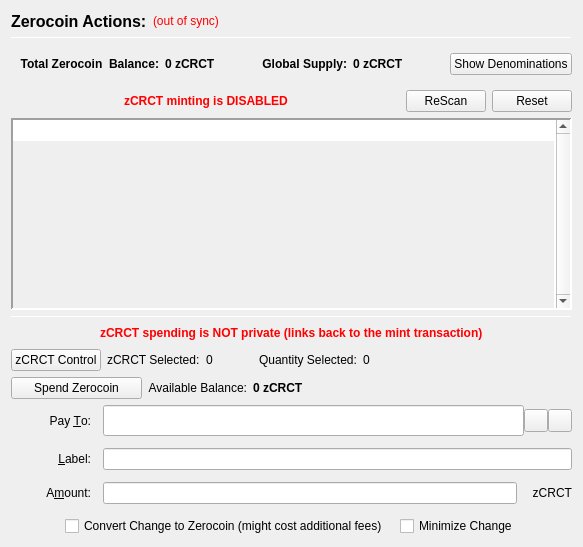
                  <widget class="QFrame" name="verticalFrameLeft">
                   <layout class="QVBoxLayout" name="verticalLayout_2">
                    <item>
                     <layout class="QVBoxLayout" name="verticalLayout_3">
                      <item>
                       <layout class="QHBoxLayout" name="horizontalLayout_3">
                        <item>
                         <widget class="QLabel" name="labelzCRCTActions">
                          <property name="font">
                           <font>
                            <pointsize>12</pointsize>
                            <weight>75</weight>
                            <bold>true</bold>
                           </font>
                          </property>
                          <property name="text">
                           <string>Zerocoin Actions:</string>
                          </property>
                          <property name="alignment">
                           <set>Qt::AlignLeading|Qt::AlignLeft|Qt::AlignVCenter</set>
                          </property>
                         </widget>
                        </item>
                        <item>
                         <widget class="QLabel" name="labelzCRCTSyncStatus">
                          <property name="toolTip">
                           <string>The displayed information may be out of date. Your wallet automatically synchronizes with the CIRCUIT network after a connection is established, but this process has not completed yet.</string>
                          </property>
                          <property name="styleSheet">
                           <string notr="true">QLabel { color: red; }</string>
                          </property>
                          <property name="text">
                           <string notr="true">(out of sync)</string>
                          </property>
                          <property name="alignment">
                           <set>Qt::AlignLeading|Qt::AlignLeft|Qt::AlignVCenter</set>
                          </property>
                         </widget>
                        </item>
                        <item>
                         <spacer name="horizontalSpacer">
                          <property name="orientation">
                           <enum>Qt::Horizontal</enum>
                          </property>
                          <property name="sizeHint" stdset="0">
                           <size>
                            <width>40</width>
                            <height>20</height>
                           </size>
                          </property>
                         </spacer>
                        </item>
                       </layout>
                      </item>
                      <item>
                       <widget class="Line" name="lineUpperLeft">
                        <property name="minimumSize">
                         <size>
                          <width>0</width>
                          <height>1</height>
                         </size>
                        </property>
                        <property name="maximumSize">
                         <size>
                          <width>16777215</width>
                          <height>1</height>
                         </size>
                        </property>
                        <property name="frameShadow">
                         <enum>QFrame::Sunken</enum>
                        </property>
                        <property name="orientation">
                         <enum>Qt::Horizontal</enum>
                        </property>
                       </widget>
                      </item>
                      <item>
                       <widget class="QFrame" name="balanceSupplyFrame">
                        <layout class="QHBoxLayout" name="horizontalLayout_2" stretch="0,0,0,1,0">
                         <property name="rightMargin">
                          <number>0</number>
                         </property>
                         <item>
                          <layout class="QHBoxLayout" name="horizontalLayout_34">
                           <item>
                            <widget class="QLabel" name="labelzAvailableText_3">
                             <property name="font">
                              <font>
                               <weight>75</weight>
                               <bold>true</bold>
                              </font>
                             </property>
                             <property name="toolTip">
                              <string>Total Balance including unconfirmed and immature zCRCT</string>
                             </property>
                             <property name="text">
                              <string>Total Zerocoin  Balance:</string>
                             </property>
                             <property name="alignment">
                              <set>Qt::AlignRight|Qt::AlignTrailing|Qt::AlignVCenter</set>
                             </property>
                            </widget>
                           </item>
                           <item>
                            <widget class="QLabel" name="labelzAvailableAmount_4">
                             <property name="minimumSize">
                              <size>
                               <width>40</width>
                               <height>0</height>
                              </size>
                             </property>
                             <property name="font">
                              <font>
                               <weight>75</weight>
                               <bold>true</bold>
                              </font>
                             </property>
                             <property name="toolTip">
                              <string>Total Balance including unconfirmed and immature zCRCT</string>
                             </property>
                             <property name="text">
                              <string>0 zCRCT</string>
                             </property>
                             <property name="alignment">
                              <set>Qt::AlignLeading|Qt::AlignLeft|Qt::AlignVCenter</set>
                             </property>
                            </widget>
                           </item>
                          </layout>
                         </item>
                         <item>
                          <spacer name="horizontalSpacer_32">
                           <property name="orientation">
                            <enum>Qt::Horizontal</enum>
                           </property>
                           <property name="sizeHint" stdset="0">
                            <size>
                             <width>40</width>
                             <height>20</height>
                            </size>
                           </property>
                          </spacer>
                         </item>
                         <item>
                          <layout class="QHBoxLayout" name="horizontalLayout_35">
                           <item>
                            <widget class="QLabel" name="labelZsupplyText_2">
                             <property name="font">
                              <font>
                               <weight>75</weight>
                               <bold>true</bold>
                              </font>
                             </property>
                             <property name="text">
                              <string>Global Supply:</string>
                             </property>
                             <property name="alignment">
                              <set>Qt::AlignRight|Qt::AlignTrailing|Qt::AlignVCenter</set>
                             </property>
                            </widget>
                           </item>
                           <item>
                            <widget class="QLabel" name="labelZsupplyAmount_2">
                             <property name="font">
                              <font>
                               <weight>75</weight>
                               <bold>true</bold>
                              </font>
                             </property>
                             <property name="text">
                              <string>0 zCRCT</string>
                             </property>
                            </widget>
                           </item>
                          </layout>
                         </item>
                         <item>
                          <spacer name="horizontalSpacer_31">
                           <property name="orientation">
                            <enum>Qt::Horizontal</enum>
                           </property>
                           <property name="sizeHint" stdset="0">
                            <size>
                             <width>40</width>
                             <height>20</height>
                            </size>
                           </property>
                          </spacer>
                         </item>
                         <item>
                          <widget class="QPushButton" name="pushButtonShowDenoms">
                           <property name="toolTip">
                            <string>Show zCRCT denominations list</string>
                           </property>
                           <property name="text">
                            <string>Show Denominations</string>
                           </property>
                          </widget>
                         </item>
                        </layout>
                       </widget>
                      </item>
                      <item>
                       <layout class="QHBoxLayout" name="horizontalLayout_4">
                        <item>
                         <spacer name="horizontalSpacer_2">
                          <property name="orientation">
                           <enum>Qt::Horizontal</enum>
                          </property>
                          <property name="sizeHint" stdset="0">
                           <size>
                            <width>40</width>
                            <height>20</height>
                           </size>
                          </property>
                         </spacer>
                        </item>
                        <item>
                         <widget class="QLabel" name="label">
                          <property name="styleSheet">
                           <string notr="true">color: red;
font-weight: bold;</string>
                          </property>
                          <property name="text">
                           <string>zCRCT minting is DISABLED</string>
                          </property>
                         </widget>
                        </item>
                        <item>
                         <spacer name="horizontalSpacer_3">
                          <property name="orientation">
                           <enum>Qt::Horizontal</enum>
                          </property>
                          <property name="sizeHint" stdset="0">
                           <size>
                            <width>40</width>
                            <height>20</height>
                           </size>
                          </property>
                         </spacer>
                        </item>
                        <item>
                         <widget class="QPushButton" name="pushButtonMintReset">
                          <property name="maximumSize">
                           <size>
                            <width>80</width>
                            <height>16777215</height>
                           </size>
                          </property>
                          <property name="toolTip">
                           <string>Rescan the complete blockchain for  Zerocoin mints and their meta-data.</string>
                          </property>
                          <property name="text">
                           <string>ReScan</string>
                          </property>
                         </widget>
                        </item>
                        <item>
                         <widget class="QPushButton" name="pushButtonSpentReset">
                          <property name="maximumSize">
                           <size>
                            <width>80</width>
                            <height>16777215</height>
                           </size>
                          </property>
                          <property name="toolTip">
                           <string>Reset Zerocoin Wallet DB. Deletes transactions that did not make it into the blockchain.</string>
                          </property>
                          <property name="text">
                           <string>Reset</string>
                          </property>
                         </widget>
                        </item>
                       </layout>
                      </item>
                      <item>
                       <widget class="QPlainTextEdit" name="TEMintStatus">
                        <property name="font">
                         <font>
                          <pointsize>8</pointsize>
                         </font>
                        </property>
                        <property name="toolTip">
                         <string>Status and/or Mesages from the last Mint Action.</string>
                        </property>
                        <property name="frameShape">
                         <enum>QFrame::Panel</enum>
                        </property>
                        <property name="frameShadow">
                         <enum>QFrame::Sunken</enum>
                        </property>
                        <property name="lineWidth">
                         <number>2</number>
                        </property>
                        <property name="midLineWidth">
                         <number>2</number>
                        </property>
                        <property name="verticalScrollBarPolicy">
                         <enum>Qt::ScrollBarAlwaysOn</enum>
                        </property>
                        <property name="horizontalScrollBarPolicy">
                         <enum>Qt::ScrollBarAlwaysOff</enum>
                        </property>
                        <property name="readOnly">
                         <bool>true</bool>
                        </property>
                        <property name="plainText">
                         <string notr="true"/>
                        </property>
                        <property name="backgroundVisible">
                         <bool>true</bool>
                        </property>
                       </widget>
                      </item>
                      <item>
                       <widget class="Line" name="line">
                        <property name="minimumSize">
                         <size>
                          <width>0</width>
                          <height>1</height>
                         </size>
                        </property>
                        <property name="maximumSize">
                         <size>
                          <width>16777215</width>
                          <height>1</height>
                         </size>
                        </property>
                        <property name="orientation">
                         <enum>Qt::Horizontal</enum>
                        </property>
                       </widget>
                      </item>
                      <item>
                       <layout class="QHBoxLayout" name="horizontalLayout_7">
                        <item>
                         <spacer name="horizontalSpacer_18">
                          <property name="orientation">
                           <enum>Qt::Horizontal</enum>
                          </property>
                          <property name="sizeHint" stdset="0">
                           <size>
                            <width>40</width>
                            <height>20</height>
                           </size>
                          </property>
                         </spacer>
                        </item>
                        <item>
                         <widget class="QLabel" name="label_2">
                          <property name="styleSheet">
                           <string notr="true">color: red;
font-weight: bold;</string>
                          </property>
                          <property name="text">
                           <string>zCRCT spending is NOT private (links back to the mint transaction)</string>
                          </property>
                         </widget>
                        </item>
                        <item>
                         <spacer name="horizontalSpacer_30">
                          <property name="orientation">
                           <enum>Qt::Horizontal</enum>
                          </property>
                          <property name="sizeHint" stdset="0">
                           <size>
                            <width>40</width>
                            <height>20</height>
                           </size>
                          </property>
                         </spacer>
                        </item>
                       </layout>
                      </item>
                      <item>
                       <layout class="QHBoxLayout" name="horizontalLayout_24">
                        <property name="leftMargin">
                         <number>0</number>
                        </property>
                        <property name="bottomMargin">
                         <number>0</number>
                        </property>
                        <item>
                         <widget class="QPushButton" name="pushButtonZCrctControl">
                          <property name="text">
                           <string>zCRCT Control</string>
                          </property>
                         </widget>
                        </item>
                        <item>
                         <widget class="QLabel" name="labelzCrctSelected">
                          <property name="text">
                           <string>zCRCT Selected:</string>
                          </property>
                         </widget>
                        </item>
                        <item>
                         <widget class="QLabel" name="labelzCrctSelected_int">
                          <property name="text">
                           <string>0</string>
                          </property>
                         </widget>
                        </item>
                        <item>
                         <spacer name="horizontalSpacer_17">
                          <property name="orientation">
                           <enum>Qt::Horizontal</enum>
                          </property>
                          <property name="sizeType">
                           <enum>QSizePolicy::Fixed</enum>
                          </property>
                          <property name="sizeHint" stdset="0">
                           <size>
                            <width>40</width>
                            <height>20</height>
                           </size>
                          </property>
                         </spacer>
                        </item>
                        <item>
                         <widget class="QLabel" name="labelQuantitySelected">
                          <property name="text">
                           <string>Quantity Selected:</string>
                          </property>
                         </widget>
                        </item>
                        <item>
                         <widget class="QLabel" name="labelQuantitySelected_int">
                          <property name="text">
                           <string>0</string>
                          </property>
                         </widget>
                        </item>
                        <item>
                         <spacer name="horizontalSpacer_19">
                          <property name="orientation">
                           <enum>Qt::Horizontal</enum>
                          </property>
                          <property name="sizeHint" stdset="0">
                           <size>
                            <width>40</width>
                            <height>20</height>
                           </size>
                          </property>
                         </spacer>
                        </item>
                       </layout>
                      </item>
                      <item>
                       <layout class="QHBoxLayout" name="horizontalLayout_6">
                        <item>
                         <widget class="QPushButton" name="pushButtonSpendzCRCT">
                          <property name="minimumSize">
                           <size>
                            <width>131</width>
                            <height>0</height>
                           </size>
                          </property>
                          <property name="toolTip">
                           <string>Spend Zerocoin. Without 'Pay To:' address creates payments to yourself.</string>
                          </property>
                          <property name="text">
                           <string>Spend Zerocoin</string>
                          </property>
                         </widget>
                        </item>
                        <item>
                         <widget class="QLabel" name="labelzCRCTBalanceText">
                          <property name="toolTip">
                           <string>Available (mature and spendable) zCRCT for spending</string>
                          </property>
                          <property name="text">
                           <string>Available Balance:</string>
                          </property>
                          <property name="alignment">
                           <set>Qt::AlignRight|Qt::AlignTrailing|Qt::AlignVCenter</set>
                          </property>
                         </widget>
                        </item>
                        <item>
                         <widget class="QLabel" name="labelzAvailableAmount_2">
                          <property name="font">
                           <font>
                            <weight>75</weight>
                            <bold>true</bold>
                           </font>
                          </property>
                          <property name="toolTip">
                           <string>Available (mature and spendable) zCRCT for spending

zCRCT are mature when they have more than 20 confirmations AND more than 2 mints of the same denomination after them were minted</string>
                          </property>
                          <property name="text">
                           <string>0 zCRCT</string>
                          </property>
                          <property name="alignment">
                           <set>Qt::AlignLeading|Qt::AlignLeft|Qt::AlignVCenter</set>
                          </property>
                         </widget>
                        </item>
                        <item>
                         <spacer name="horizontalSpacer_4">
                          <property name="orientation">
                           <enum>Qt::Horizontal</enum>
                          </property>
                          <property name="sizeHint" stdset="0">
                           <size>
                            <width>40</width>
                            <height>20</height>
                           </size>
                          </property>
                         </spacer>
                        </item>
                       </layout>
                      </item>
                      <item>
                       <layout class="QGridLayout" name="gridLayout_7">
                        <property name="spacing">
                         <number>12</number>
                        </property>
                        <item row="0" column="0">
                         <widget class="QLabel" name="payToLabel">
                          <property name="minimumSize">
                           <size>
                            <width>80</width>
                            <height>0</height>
                           </size>
                          </property>
                          <property name="text">
                           <string>Pay &amp;To:</string>
                          </property>
                          <property name="alignment">
                           <set>Qt::AlignRight|Qt::AlignTrailing|Qt::AlignVCenter</set>
                          </property>
                          <property name="buddy">
                           <cstring>payTo</cstring>
                          </property>
                         </widget>
                        </item>
                        <item row="0" column="1">
                         <layout class="QHBoxLayout" name="payToLayout">
                          <property name="spacing">
                           <number>0</number>
                          </property>
                          <item>
                           <widget class="QValidatedLineEdit" name="payTo">
                            <property name="enabled">
                             <bool>true</bool>
                            </property>
                            <property name="minimumSize">
                             <size>
                              <width>0</width>
                              <height>31</height>
                             </size>
                            </property>
                            <property name="toolTip">
                             <string>The CIRCUIT address to send the payment to. Creates local payment to yourself when empty.</string>
                            </property>
                           </widget>
                          </item>
                          <item>
                           <widget class="QToolButton" name="addressBookButton">
                            <property name="toolTip">
                             <string>Choose previously used address</string>
                            </property>
                            <property name="text">
                             <string/>
                            </property>
                            <property name="icon">
                             <iconset resource="../circuit.qrc">
                              <normaloff>:/icons/address-book</normaloff>:/icons/address-book</iconset>
                            </property>
                            <property name="shortcut">
                             <string>Alt+A</string>
                            </property>
                           </widget>
                          </item>
                          <item>
                           <widget class="QToolButton" name="pasteButton">
                            <property name="toolTip">
                             <string>Paste address from clipboard</string>
                            </property>
                            <property name="text">
                             <string/>
                            </property>
                            <property name="icon">
                             <iconset resource="../circuit.qrc">
                              <normaloff>:/icons/editpaste</normaloff>:/icons/editpaste</iconset>
                            </property>
                            <property name="shortcut">
                             <string>Alt+P</string>
                            </property>
                           </widget>
                          </item>
                         </layout>
                        </item>
                        <item row="1" column="0">
                         <widget class="QLabel" name="labelLabel">
                          <property name="minimumSize">
                           <size>
                            <width>80</width>
                            <height>0</height>
                           </size>
                          </property>
                          <property name="text">
                           <string>&amp;Label:</string>
                          </property>
                          <property name="alignment">
                           <set>Qt::AlignRight|Qt::AlignTrailing|Qt::AlignVCenter</set>
                          </property>
                          <property name="buddy">
                           <cstring>addAsLabel</cstring>
                          </property>
                         </widget>
                        </item>
                        <item row="1" column="1">
                         <widget class="QLineEdit" name="addAsLabel">
                          <property name="toolTip">
                           <string>Enter a label for this address to add it to the list of used addresses</string>
                          </property>
                         </widget>
                        </item>
                        <item row="2" column="0">
                         <widget class="QLabel" name="amountLabel">
                          <property name="minimumSize">
                           <size>
                            <width>80</width>
                            <height>0</height>
                           </size>
                          </property>
                          <property name="text">
                           <string>A&amp;mount:</string>
                          </property>
                          <property name="alignment">
                           <set>Qt::AlignRight|Qt::AlignTrailing|Qt::AlignVCenter</set>
                          </property>
                          <property name="buddy">
                           <cstring>zCRCTpayAmount</cstring>
                          </property>
                         </widget>
                        </item>
                        <item row="2" column="1">
                         <layout class="QHBoxLayout" name="horizontalLayout_9">
                          <property name="spacing">
                           <number>0</number>
                          </property>
                          <item>
                           <widget class="QLineEdit" name="zCRCTpayAmount"/>
                          </item>
                          <item>
                           <widget class="QLabel" name="labelzCRCT">
                            <property name="minimumSize">
                             <size>
                              <width>55</width>
                              <height>0</height>
                             </size>
                            </property>
                            <property name="text">
                             <string>zCRCT</string>
                            </property>
                            <property name="alignment">
                             <set>Qt::AlignRight|Qt::AlignTrailing|Qt::AlignVCenter</set>
                            </property>
                           </widget>
                          </item>
                         </layout>
                        </item>
                        <item row="3" column="0" colspan="2">
                         <layout class="QHBoxLayout" name="horizontalLayout_10">
                          <item>
                           <spacer name="horizontalSpacer_5">
                            <property name="orientation">
                             <enum>Qt::Horizontal</enum>
                            </property>
                            <property name="sizeHint" stdset="0">
                             <size>
                              <width>40</width>
                              <height>20</height>
                             </size>
                            </property>
                           </spacer>
                          </item>
                          <item>
                           <widget class="QCheckBox" name="checkBoxMintChange">
                            <property name="sizePolicy">
                             <sizepolicy hsizetype="MinimumExpanding" vsizetype="Fixed">
                              <horstretch>0</horstretch>
                              <verstretch>0</verstretch>
                             </sizepolicy>
                            </property>
                            <property name="layoutDirection">
                             <enum>Qt::LeftToRight</enum>
                            </property>
                            <property name="text">
                             <string>Convert Change to Zerocoin (might cost additional fees)</string>
                            </property>
                           </widget>
                          </item>
                          <item>
                           <widget class="QCheckBox" name="checkBoxMinimizeChange">
                            <property name="toolTip">
                             <string>If checked, the wallet tries to minimize the returning change instead of minimizing the number of spent denominations.</string>
                            </property>
                            <property name="text">
                             <string>Minimize Change</string>
                            </property>
                           </widget>
                          </item>
                          <item>
                           <spacer name="horizontalSpacer_6">
                            <property name="orientation">
                             <enum>Qt::Horizontal</enum>
                            </property>
                            <property name="sizeHint" stdset="0">
                             <size>
                              <width>40</width>
                              <height>20</height>
                             </size>
                            </property>
                           </spacer>
                          </item>
                         </layout>
                        </item>
                       </layout>
                      </item>
                     </layout>
                    </item>
                   </layout>
                  </widget>
